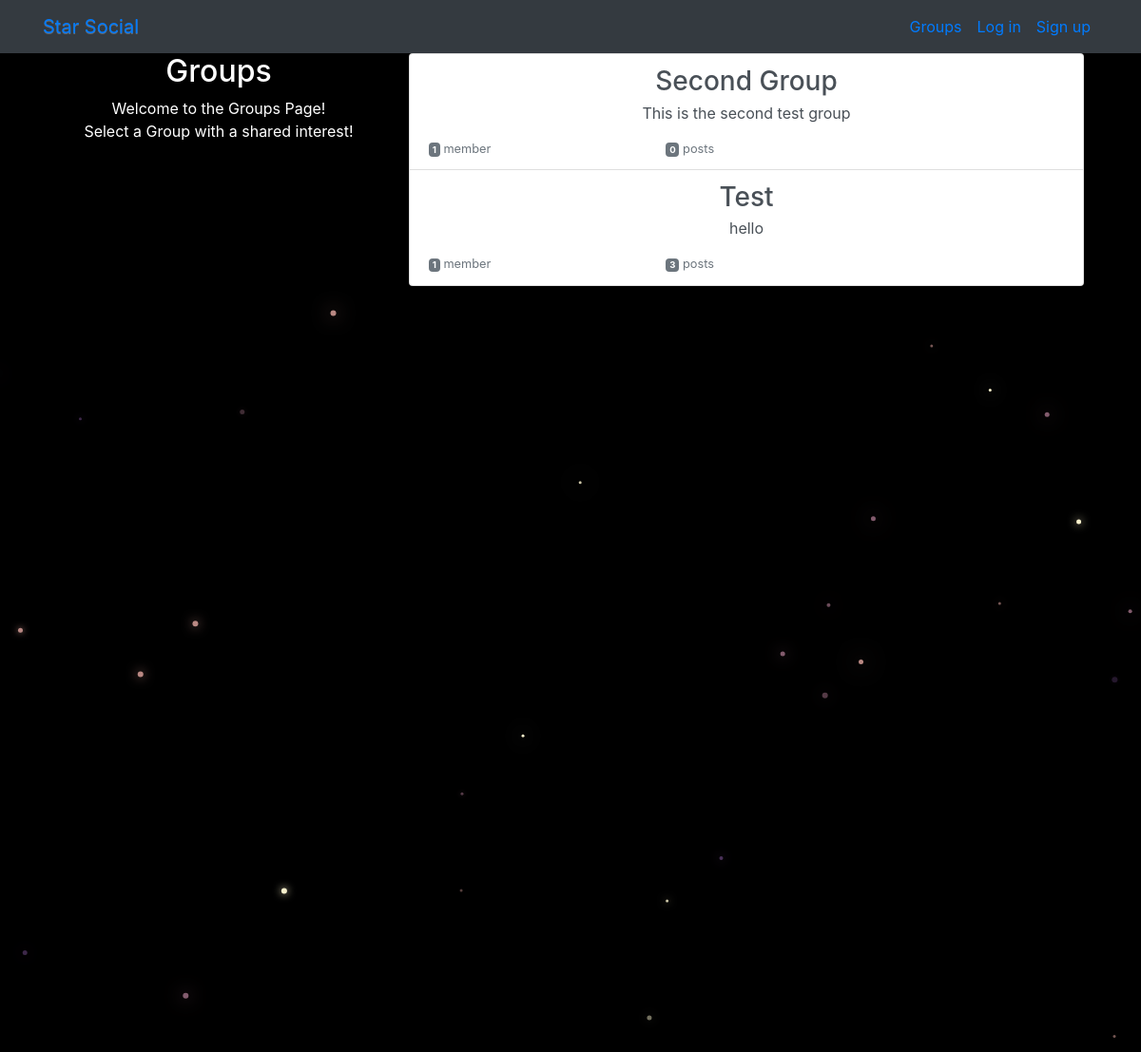
The app's page /groups/ with its own data.
### groups/models.py (models this page shows, shortened)
class Group(models.Model):
    name = models.CharField(max_length=255, unique=True)
    slug = models.SlugField(allow_unicode=True, unique=True)
    description = models.TextField(blank=True, default='')
    description_html = models.TextField(editable=False, default='', blank=True)
    members = models.ManyToManyField(User,through="GroupMember")
    class Meta:
        ordering = ["name"]

### groups/views.py (the view)
# urls.py: path('', views.ListGroup.as_view(), name="all"),
class ListGroup(generic.ListView):
    model = Group

### groups/templates/groups/group_list.html (shortened to what this page needs)
{% extends "groups/group_base.html" %}
{% block pregroup %}
<div class="col-md-4">
	<div class="content">
			<h2>Groups</h2>
			<p>Welcome to the Groups Page! <br>Select a Group with a shared interest!</p>
	</div>
</div>
{% endblock %}
{% block group_content %}
<div class="col-md-8">
	<div class="list-group">
		{% for group in object_list %}
		<a href="{% url 'groups:single' slug=group.slug %}"
		class="list-group-item list-group-item-action flex-column align-items-start">
			<h3 class="mb-1">{{ group.name }}</h3>
			<p class="mb-1">{{ group.description_html|safe }}</p>
			<div class="d-flex w-40 justify-content-between">
				<small class="text-muted"><span class="badge badge-secondary">
					{{ group.members.count }}</span> member{{ group.members.count|pluralize }}</small>
				<small class="text-muted"><span class="badge badge-secondary">
					{{ group.posts.count }}</span> post{{ group.posts.count|pluralize }}</small>
			</div>
		</a>
		{% endfor %}
	</div>
</div>
{% endblock %}

### static/simplesocial/css/master.css (style rules this page uses)
body { margin: 0; overflow: hidden; background-color: black; color:white; }

### records on screen
Group: name "Second Group", description_html "This is the second test group", members.count "1", posts.count "0"
Group: name "Test", description_html "hello", members.count "1", posts.count "3"
